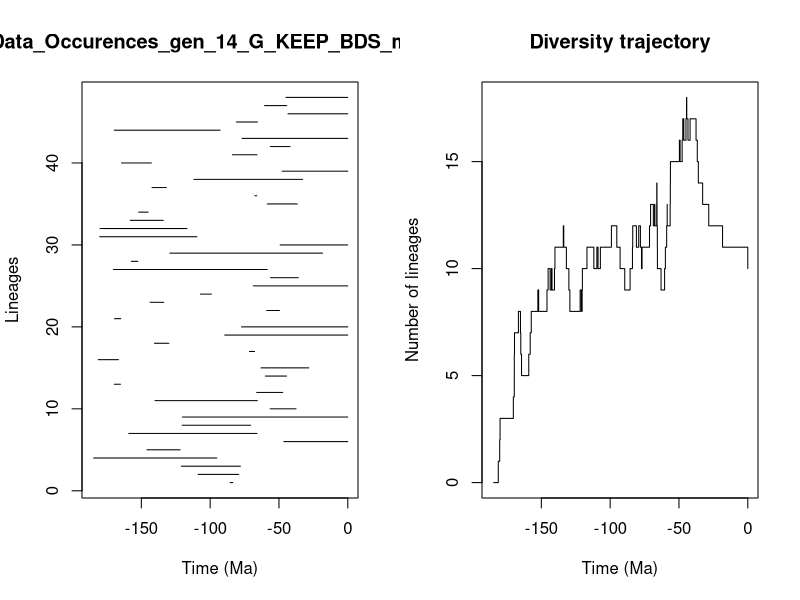

Recreate this plot in R.


pdf(file='../Genus/pyrate_mcmc_logs/Data_Occurences_gen_14_G_KEEP_BDS_mcmc_LTT.pdf',width=0.6*20, height=0.6*10)
title = "Data_Occurences_gen_14_G_KEEP_BDS_mcmc"
ts=c(85.50842025765327, 108.80728269702648,120.94965618097174,184.69098623930242,145.89884964819836,46.46340847920307,159.13944376548267,120.34370518722791,120.18973348826088,56.40278061575194,140.11171619087236,66.17534985734447,169.64368347169557,59.86953795123954,63.01619283901747,181.30035823393203,71.41245275165278,140.4525989350498,89.40570664715104,77.22520801959134,169.50652443216214,58.936247482270616,143.60857018722461,107.09932542536406,68.62425265371466,56.203855754184715,170.35932379231707,157.3223815704138,129.27231002712207,49.17131265726685,180.26909195205184,179.99415001537147,158.08735054161147,151.94512987549103,58.54277604867338,67.50023682903652,142.2443519691951,111.85727148397146,47.69216904801576,164.4018421783305,83.79721175954535,56.28937927072187,76.82082073922697,169.66023709337117,80.92785628782966,43.455975031690265,60.440665363474004,44.91801359874862)
te=c(83.59808965419707, 79.25157356105207,78.01567911444202,95.163175796905,121.81850997448703,0.0,65.93675744918968,70.62789690515315,0.0,37.58901289448576,65.72882934682875,47.248622626004746,165.17078977949868,44.51384698019862,28.362690322451606,166.66340996790922,67.74261192955822,130.00847294818033,0.0,0.0,164.93139323789126,49.69080743632636,133.69949428092644,99.0805844147009,0.0,35.9385867832403,58.561505448984775,152.5356658938845,18.330419865663863,0.0,109.64952052502373,116.8453474592574,134.0462644606237,145.07645545188458,36.68210647490324,66.12959826413913,131.8122455081344,32.80776980520392,0.0,142.6989232320926,65.97487334473813,41.9277683525898,0.0,92.76735007512038,65.66186348542294,0.0,44.33105516156227,0.0)
div_traj=c(0, 1,2,3,4,5,6,7,8,7,6,5,6,7,8,9,8,9,10,9,10,9,10,11,12,11,10,9,8,9,8,9,10,11,10,11,10,11,12,11,10,9,10,11,12,11,12,11,10,11,12,13,12,13,12,13,14,13,12,11,10,9,10,11,12,13,12,13,14,15,16,15,16,17,16,17,18,17,16,17,16,15,14,13,12,11,10)
time_events=c(184.69098623930242, 181.30035823393203,180.26909195205184,179.99415001537147,170.35932379231707,169.66023709337117,169.64368347169557,169.50652443216214,166.66340996790922,165.17078977949868,164.93139323789126,164.4018421783305,159.13944376548267,158.08735054161147,157.3223815704138,152.5356658938845,151.94512987549103,145.89884964819836,145.07645545188458,143.60857018722461,142.6989232320926,142.2443519691951,140.4525989350498,140.11171619087236,134.0462644606237,133.69949428092644,131.8122455081344,130.00847294818033,129.27231002712207,121.81850997448703,120.94965618097174,120.34370518722791,120.18973348826088,116.8453474592574,111.85727148397146,109.64952052502373,108.80728269702648,107.09932542536406,99.0805844147009,95.163175796905,92.76735007512038,89.40570664715104,85.50842025765327,83.79721175954535,83.59808965419707,80.92785628782966,79.25157356105207,78.01567911444202,77.22520801959134,76.82082073922697,71.41245275165278,70.62789690515315,68.62425265371466,67.74261192955822,67.50023682903652,66.17534985734447,66.12959826413913,65.97487334473813,65.93675744918968,65.72882934682875,65.66186348542294,63.01619283901747,60.440665363474004,59.86953795123954,58.936247482270616,58.561505448984775,58.54277604867338,56.40278061575194,56.28937927072187,56.203855754184715,49.69080743632636,49.17131265726685,47.69216904801576,47.248622626004746,46.46340847920307,44.91801359874862,44.51384698019862,44.33105516156227,43.455975031690265,41.9277683525898,37.58901289448576,36.68210647490324,35.9385867832403,32.80776980520392,28.362690322451606,18.330419865663863,0.0)
                par(mfrow=c(1,2))
                L = length(ts)
                plot(ts, 1:L , xlim=c(-max(ts)-1,0), pch=20, type="n", main=title,xlab="Time (Ma)",ylab="Lineages")
                for (i in 1:L){segments(x0=-te[i],y0=i,x1=-ts[i],y1=i)}    
                t = -time_events
                plot(div_traj ~ t,type="s", main = "Diversity trajectory",xlab="Time (Ma)",ylab="Number of lineages",xlim=c(-max(ts)-1,0))
                abline(v=c(65,200,251,367,445),lty=2,col="gray")
                
